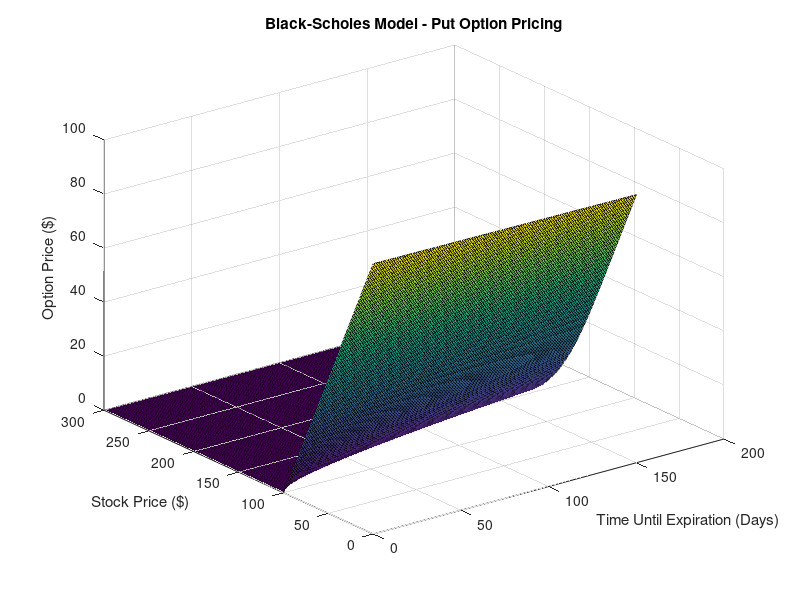

MATLAB code to generate this figure:
clc, clear, close all
%% Given Data
K = 100; % Strike Price
Stock_Price = 150; % Current Stock Price
sigma = 60/100; % Implied Volatility
r = 0.02; % Assume 2 Percent. Close to US 10 Year Treasury Yield

T = 150/365.25; % Years Until Expiration
dtao = 1/365.25; % 1 Day Time Steps

L = 2*Stock_Price; % Maximum Stock Price
n_blocks = 500; % Number of Elements
dS = L/n_blocks; % Price Step

n_nodes = n_blocks + 1; % Mesh Centered Grid
n_free = n_nodes - 2; % Number of Free Nodes

S = (0:dS:L)'; % Stock Price Vector from $0 to Maximum Stock Price
tao = (0:dtao:T)'; % Tao Vector, where tao = T - t
n_time = length(tao); % Number of Time Steps

V_1 = K*exp(-r*tao); % Option Price at Stock Price = $0 - Boundary Condition ($)
V_n = 0; % Option Price at Maximum Stock Price - Boundary Condition ($)
V = max(K-S, 0); % Free Global Option Price Vector at tao = 0 - Initial Condition ($)

V_total = zeros(n_nodes, n_time); % Initialize Option Price Storage Matrix for All Time Steps
V_total(:, 1) = V; % Initial Condition at tao = 0
V_total(1, :) = V_1; % Boundary Condition at Manually Set Maximum Stock Price
V = V(2:end-1); % Remove the fixed DOFs from V for FDM

%% Matrix Initializations
A = zeros(n_free, n_free); % Free Global 'Stiffness' Matrix
B = zeros(n_free, 1); % Forcing Vector

for t = 2:n_time
    %% Global Matrix Assembly
    theta = 1/2; % Central difference method
    for i = 1:n_free
        %% Options Price Constants (Theta Differencing)
        a1 = theta*S(i+1)/(2*dS)*(r-sigma^2*S(i+1)/dS);         % Constant for V(i-1, t+dt)
        a2 = 1/dtao + theta*((sigma*S(i+1)/dS)^2+r);            % Constant for V(i, t+dt)
        a3 = -theta*S(i+1)/(2*dS)*(r+sigma^2*S(i+1)/dS);        % Constant for V(i+1, t+dt)
        b1 = (1-theta)*S(i+1)/(2*dS)*(-r+sigma^2*S(i+1)/dS);    % Constant for V(i-1, t)
        b2 = 1/dtao - (1-theta)*((sigma*S(i+1)/dS)^2+r);        % Constant for V(i, t)
        b3 = (1-theta)*S(i+1)/(2*dS)*(r+sigma^2*S(i+1)/dS);     % Constant for V(i+1, t)

        %% Free DOF A Matrix Construction
        if i == n_free
            A(i, i-1) = a1;
            A(i, i) = a2;
        elseif i == 1
            A(i, i) = a2;
            A(i, i+1) = a3;
        else
            A(i, i-1) = a1;
            A(i, i) = a2;
            A(i, i+1) = a3;
        end

        %% Free DOF B Matrix Construction
        if i == n_free
            B(i) = b1*V(i-1) + b2*V(i) + (b3-a3)*V_n;
        elseif i == 1
            B(i) = b1*V_1(t-1) + b2*V(i) + b3*V(i+1) - a1*V_1(t);
        else
            B(i) = b1*V(i-1) + b2*V(i) + b3*V(i+1);
        end
    end

    V = A\B;
    V_total(2:end-1, t) = V;
end
V_total;
%% Post Processing
% Filter V_total to Only Include More Realistic Stock Price Movements
% Range from -20% to +20% Current Stock Price
lower = Stock_Price*0.8;
upper = Stock_Price*1.2;
lowerbound_index = find(S == max(S(S <= lower)));
upperbound_index = find(S == min(S(S >= upper)));
V_filtered = V_total(lowerbound_index:upperbound_index, end:-1:1);
S_filtered = S(lowerbound_index:upperbound_index);

% Find the FDM Approximated Option Price at Current Stock Price and tao = T
current_index = find(S == max(S(S <= Stock_Price)));
% Linear Interpolation to Find Option Price In-Between Nodes
Option_Price = (V_total(current_index+1,end)-V_total(current_index,end))...
    /dS*(Stock_Price-S(current_index)) + V_total(current_index,end);
V_gainloss = (V_filtered - Option_Price)/Option_Price*100; % Percent Gain/Loss

%% Plotting
figure(1)
tao_days = tao*365.25; % Change time scale to days for graphing
surf(tao_days, S, V_total)
xlabel('Time Until Expiration (Days)')
ylabel('Stock Price ($)')
zlabel('Option Price ($)')
title('Black-Scholes Model - Put Option Pricing')

%% Print Results
fprintf('The current option price is $%.2f', Option_Price)